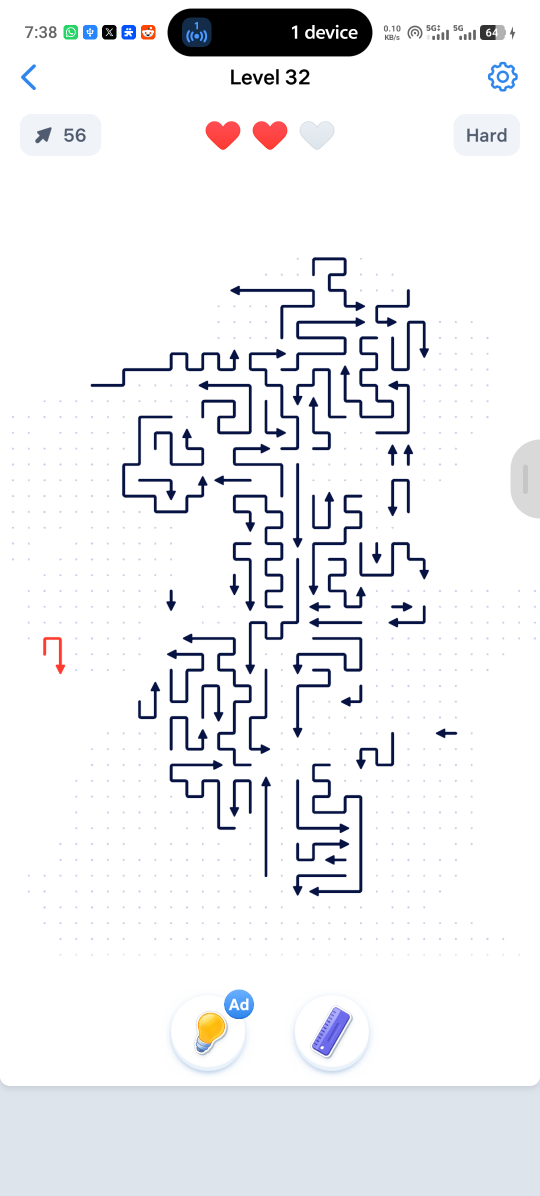
#> input picture samples/real_level.png, 1080 x 2392 px (shown at 1/2 size); its folder holds only this picture in this run
$ python -i counter.py   (imports and definitions only)
#> lines starting #> are read from the running program, lines starting #| are printed output that depends on the picture; after the words box and inside, x2 and y2 are one past the last pixel; in counts of white or black regions, pixels touching at a corner belong together
#> further down, picture is the input picture: shape (2392, 1080, 3); mean B, G, R 242.2, 239.7, 238.9
"""Read the remaining-arrow counter from the game's HUD.

The counter (an arrow icon plus ``74`` in the top-left pill) is the only
*external* check on the board reading: the game knows how many arrows are
left, and if that number disagrees with the arrows :mod:`arrowbot.vision`
found, the plan cannot be fully trusted.  The agent uses this as a soft gate -
a disagreement falls back to one tap per screenshot rather than stopping.

The HUD font is fixed, so ten 20x32 glyph templates are enough.  They are
generated from real captures by ``tools/build_counter_templates.py`` and
matched by pixel agreement; a low score means "unreadable", never "guess".
"""

from __future__ import annotations

from typing import List, Optional, Sequence, Tuple

import cv2
import numpy as np

#: normalised glyph size used by the templates
GLYPH_W = 20
GLYPH_H = 32

#: the counter pill, as screen fractions (left, top, right, bottom)
DEFAULT_ROI: Tuple[float, float, float, float] = (0.02, 0.09, 0.20, 0.126)

#: HUD text is dark slate; the pill itself is a very light grey
GRAY_MAX = 150

#: below this pixel agreement a digit is considered unreadable
MIN_SCORE = 0.82


def _crop(image: np.ndarray, roi: Sequence[float]) -> np.ndarray:
#> called with roi = (0.02, 0.09, 0.2, 0.126)
    height, width = image.shape[:2]
#> height = 2392; width = 1080
    x0 = max(0, min(width - 1, int(round(float(roi[0]) * width))))
#> x0 = 22
    y0 = max(0, min(height - 1, int(round(float(roi[1]) * height))))
#> y0 = 215
    x1 = max(x0 + 1, min(width, int(round(float(roi[2]) * width))))
#> x1 = 216
    y1 = max(y0 + 1, min(height, int(round(float(roi[3]) * height))))
#> y1 = 301
    return image[y0:y1, x0:x1]
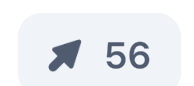
#> returned value: shape (86, 194, 3); mean of channels 0, 1, 2 241.4, 236.9, 233.7; drawn as B, G, R


def counter_glyphs(image: np.ndarray,
                   roi: Optional[Sequence[float]] = DEFAULT_ROI) -> List[np.ndarray]:
    """Split the counter region into normalised glyph bitmaps, left to right.

    ``roi=None`` treats ``image`` as the already cropped counter region.  The
    wide arrow icon is dropped by its aspect ratio; every remaining blob whose
    size is plausible for a digit becomes one template-sized float mask.
    """
    crop = _crop(image, roi) if roi else image
    if crop.size == 0:
        return []
    grey = cv2.cvtColor(crop, cv2.COLOR_BGR2GRAY) if crop.ndim == 3 else crop
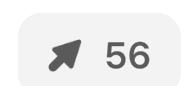
#> grey: shape (86, 194); min 90, max 255, mean 236.2
    mask = (grey < GRAY_MAX).astype(np.uint8)
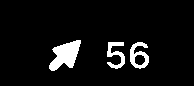
#> mask: shape (86, 194); values 0 (black) and 1 (white), 6.5% white; 3 white regions, box (x1, y1, x2, y2) and area: (49, 40, 81, 71) 579, (130, 42, 149, 69) 268, (107, 42, 125, 69) 245
    count, labels, stats, _ = cv2.connectedComponentsWithStats(mask, 8)
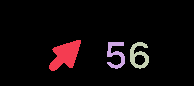
#> labels: shape (86, 194) int32; 4 distinct labels, from 0 to 3; one colour per label, 0 black
#> count = 4; stats = [[0, 0, 194, 86, 15592], [49, 40, 32, 31, 579], [107, 42, 18, 27, 245], [130, 42, 19, 27, 268]]
    glyphs: List[Tuple[int, np.ndarray]] = []
    for index in range(1, count):
        x, y, w, h, area = stats[index]
        if area < 15 or h < 12 or w < 4:
            continue
        if w / float(h) > 0.85:          # the arrow icon is nearly square
            continue
        patch = (labels[y:y + h, x:x + w] == index).astype(np.float32)
        glyphs.append((int(x), cv2.resize(patch, (GLYPH_W, GLYPH_H),
                                          interpolation=cv2.INTER_AREA)))
#> this loop made 3 passes
#> after the loop, glyphs = 2 items
    glyphs.sort(key=lambda item: item[0])
    return [glyph for _x, glyph in glyphs]


def match_digit(glyph: np.ndarray, template: np.ndarray) -> float:
    """Fraction of pixels on which a glyph and a template agree."""
    return float(np.mean((glyph > 0.5) == (template > 0.5)))


_TEMPLATE_CACHE: Optional[dict] = None


def _templates() -> dict:
    """Parse the generated ASCII art once (kept readable in the source)."""
    global _TEMPLATE_CACHE
    if _TEMPLATE_CACHE is None:
        from arrowbot.counter_templates import TEMPLATES

        parsed = {}
        for char, art in TEMPLATES.items():
            array = np.array([[1.0 if pixel == "#" else 0.0 for pixel in row]
                              for row in art], dtype=np.float32)
            if array.shape != (GLYPH_H, GLYPH_W):
                raise ValueError(f"template {char!r} is {array.shape}, "
                                 f"expected {(GLYPH_H, GLYPH_W)}")
            parsed[char] = array
        _TEMPLATE_CACHE = parsed
    return _TEMPLATE_CACHE


def read_counter(image: np.ndarray,
                 roi: Optional[Sequence[float]] = DEFAULT_ROI,
                 min_score: float = MIN_SCORE) -> Optional[int]:
    """Return the counter value, or ``None`` when it cannot be read surely."""
    templates = _templates()

    glyphs = counter_glyphs(image, roi)
    if not glyphs or len(glyphs) > 3:
        return None
    text = ""
    for glyph in glyphs:
        char, score = max(((char, match_digit(glyph, template))
                           for char, template in templates.items()),
                          key=lambda item: item[1])
        if score < min_score:
            return None
        text += char
    try:
        return int(text)
    except ValueError:
        return None

>>> import cv2
>>> picture = cv2.imread('../samples/real_level.png')
>>> result = counter_glyphs(picture)
#> result = 2 items
